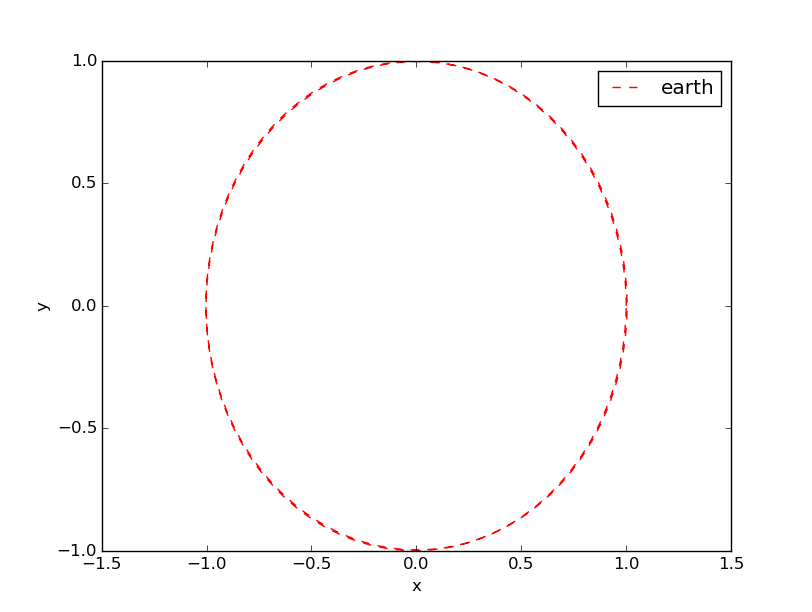

The script that drew this image:
import math as ma
import matplotlib.pyplot as plt
x=[]
y=[]
r=[]
vx=[]
vy=[]
x.append(1)
y.append(0)
vx.append(0)
vy.append(2*ma.pi)
dt=0.002
for i in range (1000):
	r.append((x[i]**2+y[i]**2)**0.5)
	vx_app=vx[i]-4*ma.pi**2*x[i]/(r[i])*dt
	vx.append(vx_app)
	x_app=x[i]+vx[i+1]*dt
	x.append(x_app)
	vy_app=vy[i]-4*ma.pi**2*y[i]/(r[i])*dt
	vy.append(vy_app)
	y_app=y[i]+vy[i+1]*dt
	y.append(y_app)
	
plt.plot(x,y,'r--',label='earth')
plt.xlabel('x')
plt.ylabel('y')
plt.legend(loc='upper right')
plt.show()	
